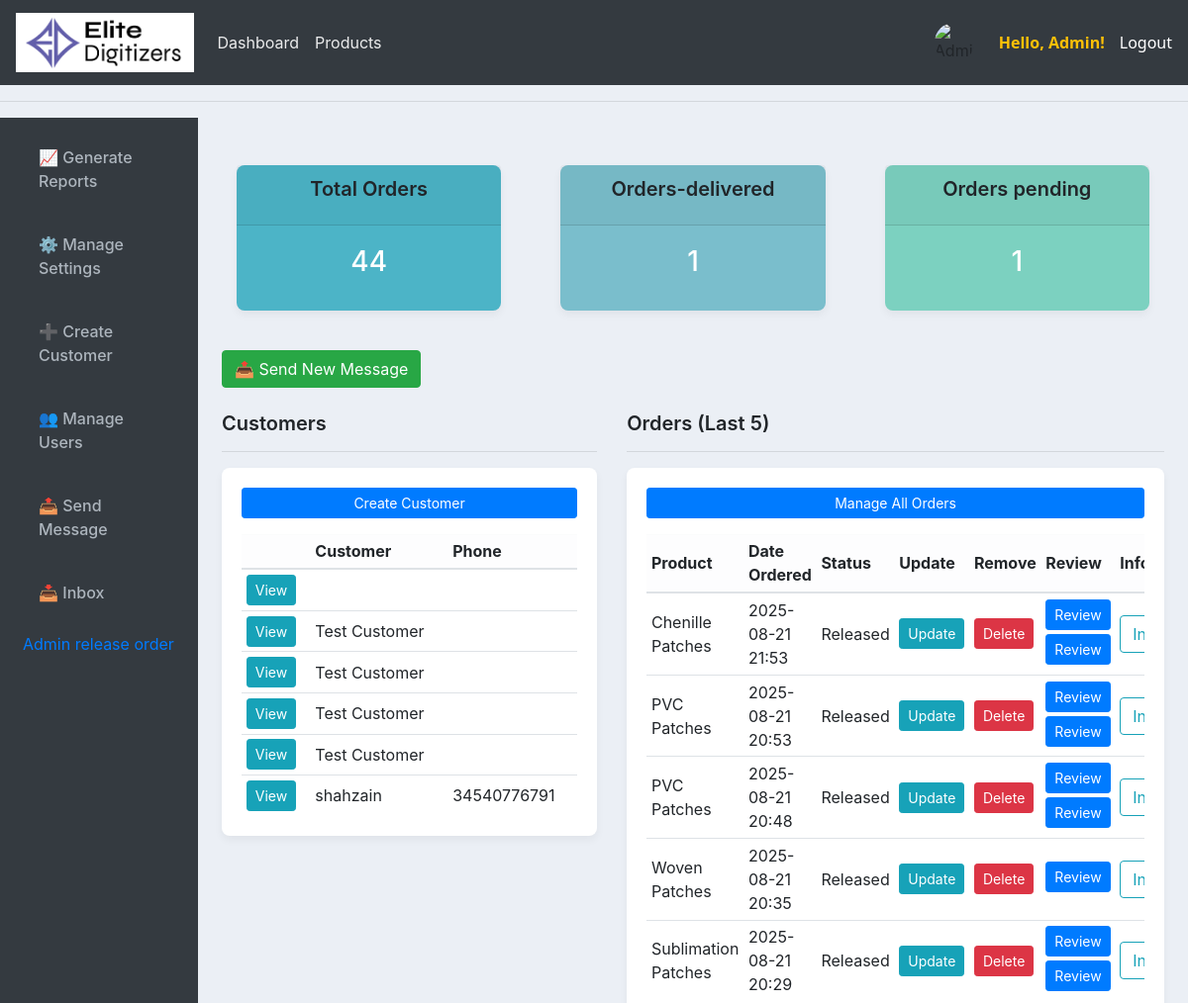
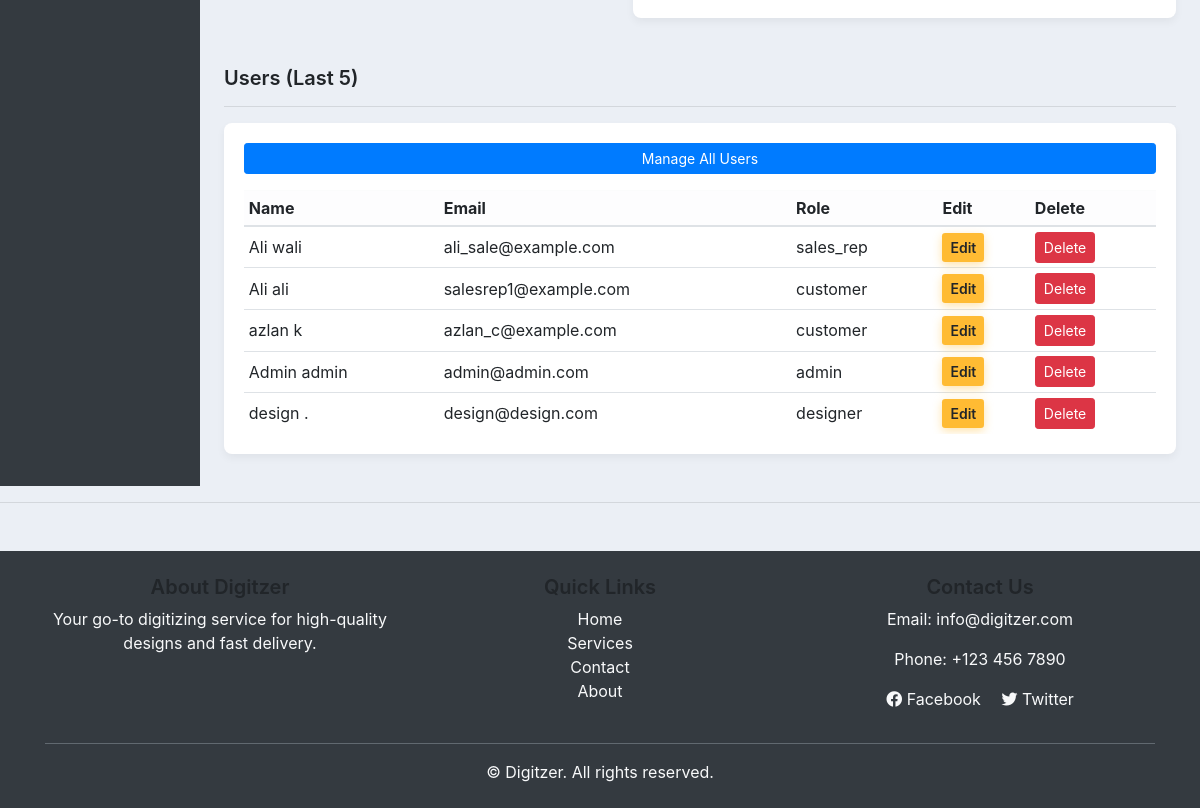
The app's page / (signed in) with its own data (2 pictures, top to bottom).
### accounts/models.py (models this page shows, shortened)
class Customer(models.Model):
    user = models.OneToOneField(User, null=True, blank=True, on_delete=models.CASCADE, related_name="customer_profile")
    name = models.CharField(max_length=200 )
    sales_rep = models.ForeignKey('SalesRepresentative', null=True, blank=True, on_delete=models.SET_NULL, related_name='assigned_customers')
    profile_pic = models.ImageField(
        upload_to='profile_pics/',  # Images will be saved in MEDIA_ROOT/profile_pics/
        null=True,
        blank=True,
        default='profile_pics/default.png'  # Default image path
    )
    phone = models.CharField(max_length=200)
    email = models.CharField(max_length=200)
    date_created = models.DateTimeField(auto_now_add=True, null=True)

class Order(models.Model):
    STATUS = (
        ('Pending', 'Pending'),
        ('Out for delivery', 'Out for delivery'),
        ('Delivered', 'Delivered'),
        ('Quote Requested', 'Quote Requested'),
        ('Active', 'Active'),
        ('Completed', 'Completed'),
        ('Released', 'Released'),
    )
    ORDER_TYPE = (
        ('Digitizing', 'Digitizing'),
        ('Vector', 'Vector'),
        ('Patch', 'Patch'),
        ('Quote', 'Quote'),
    )
    PAYMENT_STATUS = (
        ('Pending', 'Pending'),
        ('Paid', 'Paid'),
        ('Refunded', 'Refunded'),
    )
    REVIEW_STATUS = (
    ('Pending', 'Pending'),
    ('Approved', 'Approved'),
    ('Rejected', 'Rejected'),
    )
    PLACEMENT_CHOICES = [
        ('Apron', 'Apron'),
        ('Bags', 'Bags'),
        ('Cap', 'Cap'),
        ('Cap Side', 'Cap Side'),
        ('Cap Back', 'Cap Back'),
        ('Chest', 'Chest'),
        ('Gloves', 'Gloves'),
        ('Jacket Back', 'Jacket Back'),
        ('Patches', 'Patches'),
        ('Sleeve', 'Sleeve'),
        ('Towel', 'Towel'),
        ('Visor', 'Visor'),
        ('Other', 'Other'),
    ]
    FABRIC_CHOICES = [
        ('Blanket', 'Blanket'),
        ('Canvas', 'Canvas'),
        ('Canis', 'Canis'),
        ('Cotton Woven', 'Cotton Woven'),
        ('Denim', 'Denim'),
        ('Felt', 'Felt'),
        ('Flannel', 'Flannel'),
        ('Fleece', 'Fleece'),
        ('Leather', 'Leather'),
        ('Nylon', 'Nylon'),
        ('Pique', 'Pique'),
        ('Polyester', 'Polyester'),
        ('Silk', 'Silk'),
        ('Single Jersey', 'Single Jersey'),
        ('Towel', 'Towel'),
        ('Twill', 'Twill'),
        ('Other', 'Other'),
    ]
    FORMAT_CHOICES = [
        ('100', '100'),
        ('cdr', 'cdr'),
        ('cdn', 'cdn'),
        ('dsb', 'dsb'),
        ('dst', 'dst'),
        ('dsz', 'dsz'),
        ('emb', 'emb'),
        ('exp', 'exp'),
        ('jef', 'jef'),
        ('ksm', 'ksm'),
        ('ofm', 'ofm'),
        ('pes', 'pes'),
        ('pxf', 'pxf'),
        ('pof', 'pof'),
        ('tap', 'tap'),
        ('xxx', 'xxx'),
        ('other', 'Other'),
    ]
    customer = models.ForeignKey(Customer, on_delete=models.CASCADE)
    product = models.ForeignKey(Product, null=True, on_delete=models.SET_NULL)
    order_type = models.CharField(max_length=50, choices=ORDER_TYPE, null=True, blank=True)
    date_created = models.DateTimeField(auto_now_add=True, null=True)
    status = models.CharField(max_length=200, null=True, choices=STATUS)
    Additional_information = models.TextField(blank=True, null=True)
    design_file = models.FileField(upload_to='designs/', null=True, blank=True)
    invoice_file = models.FileField(upload_to='invoices/', null=True, blank=True)
    quantity = models.PositiveIntegerField(default=1)
    fabric_material = models.CharField(max_length=100, blank=True, null=True, choices=FABRIC_CHOICES)
    Required_Format = models.CharField(max_length=100, blank=True, null=True, default='DST', choices=FORMAT_CHOICES)
    urgent = models.BooleanField(default=False)
    price = models.DecimalField(max_digits=10, decimal_places=2, blank=True, null=True, default=0.00)
    Height = models.CharField(max_length=100, blank=True, null=True, default='standard')
    Width = models.CharField(max_length=100, blank=True, null=True, default='standard')
    total_colors = models.PositiveIntegerField(null=True ,blank=True)
    turnaround_time = models.CharField(max_length=100, blank=True, null=True)
    placement = models.CharField(max_length=100, blank=True, null=True, choices=PLACEMENT_CHOICES)
    released = models.BooleanField(default=False)  # For release_projects
    payment_status = models.CharField(max_length=20, choices=PAYMENT_STATUS, default='Pending')  # For follow-up payments
    date_completed = models.DateTimeField(null=True, blank=True)  # Optional: track completion time
    review_status = models.CharField(max_length=20, choices=REVIEW_STATUS, default='Pending')
    review_comment = models.TextField(blank=True, null=True)
    design_file = models.FileField(upload_to='designs/', blank=True, null=True)
    assigned_designer = models.ForeignKey(User, on_delete=models.SET_NULL, null=True, blank=True, related_name='designer_orders')

class Product(models.Model):
    CATEGORY = (
        ('Indoor', 'Indoor'),
        ('Out Door', 'Out Door'),
    )
    name = models.CharField(max_length=200)
    price = models.FloatField(null=True)
    category = models.CharField(max_length=200, null=True, choices=CATEGORY)
    image = models.ImageField(upload_to='products/',null=True, blank=True)
    description = models.CharField(max_length=200)
    date_created = models.DateTimeField(auto_now_add=True, null=True)
    tags = models.ManyToManyField(Tag)
    def __str__(self):
        return self.name

class UploadedFile(models.Model):
    order = models.ForeignKey(Order, on_delete=models.CASCADE, related_name="files")
    file = models.FileField(upload_to='uploads/')
    uploaded_at = models.DateTimeField(auto_now_add=True)
    uploaded_by = models.ForeignKey(User, null=True, blank=True, on_delete=models.SET_NULL)

### accounts/decorators.py (the view)
    def wrapper_func(request, *args, **kwargs):
        group = None
        if request.user.groups.exists():
            group = request.user.groups.all()[0].name
        if group == 'customer':
            return redirect('user-page')
        elif group == 'sales_rep':
            return redirect('sales-dashboard')
        elif group == 'designer':
            return redirect('designer-dashboard')
        elif group == 'admin':
            return view_func(request, *args, **kwargs)
        else:
            return HttpResponse("You are not authorized to view this page.")

### templates/accounts/dashboard.html (shortened to what this page needs)
{% extends 'accounts/main.html' %}
{% block content %}
<div class="container-fluid">
    <div class="row">
        <nav class="col-md-3 col-lg-2 d-md-block sidebar">
            <div class="sidebar-sticky px-2">
                <ul class="nav flex-column">
                    <li class="nav-item mb-3">
                        <a class="nav-link" href="{% url 'report_view' %}">📈 Generate Reports</a>
                    </li>
                    <li class="nav-item mb-3">
                        <a class="nav-link" href="{% url 'manage_settings' %}">⚙️ Manage Settings</a>
                    </li>
                    <li class="nav-item mb-3">
                        <a class="nav-link" href="{% url 'create_customer' %}">➕ Create Customer</a>
                    </li>
                    <li class="nav-item mb-3">
                        <a class="nav-link" href="{% url 'manage_users' %}">👥 Manage Users</a>
                    </li>
                    <li class="nav-item mb-3">
                        <a href="{% url 'admin_send_message' %}" class="nav-link">📤 Send Message</a>
                    </li>
                    <li class="nav-item mb-3">
                        <a href="{% url 'admin_inbox' %}" class="nav-link">
                            📥 Inbox
                        </a>
                    </li>
                    <li class="nav-item mb-3">
                        <a href="{% url 'admin_release_orders' %}">Admin release order</a>
                    </li>
                </ul>
            </div>
        </nav>
        <main class="col-md-9 col-lg-10 px-md-4">
            {% include 'accounts/status.html' %}
            <br>
            <div class="mb-4">
                <a href="{% url 'admin_send_message' %}" class="btn btn-success">
                    📤 Send New Message
                </a>
            </div>
            <div class="row g-4">
                <div class="col-md-5">
                    <h5>Customers</h5>
                    <hr>
                    <div class="card card-body">
                        <a href="{% url 'create_customer' %}" class="btn btn-primary btn-sm btn-block mb-3">Create Customer</a>
                        <div class="table-responsive">
                            <table class="table table-sm table-hover align-middle">
                                <thead class="table-light">
                                    <tr>
                                        <th></th>
                                        <th>Customer</th>
                                        <th>Phone</th>
                                    </tr>
                                </thead>
                                <tbody>
                                    {% for customer in customers %}
                                    <tr>
                                        <td><a class="btn btn-sm btn-info" href="{% url 'customer_orders' customer.id 'all' %}">View</a></td>
                                        <td>{{ customer.name }}</td>
                                        <td>{{ customer.phone }}</td>
                                    </tr>
                                    {% empty %}
                                    <tr>
                                        <td colspan="3" class="text-center text-muted">No customers found.</td>
                                    </tr>
                                    {% endfor %}
                                </tbody>
                            </table>
                        </div>
                    </div>
                </div>
                <div class="col-md-7">
                    <h5>Orders (Last 5)</h5>
                    <hr>
                    <div class="card card-body">
                        <a href="{% url 'manage_orders' %}" class="btn btn-primary btn-sm mb-3">Manage All Orders</a>
                        <div class="table-responsive">
                            <table class="table table-sm table-hover align-middle">
                                <thead class="table-light">
                                    <tr>
                                        <th>Product</th>
                                        <th>Date Ordered</th>
                                        <th>Status</th>
                                        <th>Update</th>
                                        <th>Remove</th>
                                        <th>Review</th>
                                        <th>Info</th>
                                    </tr>
                                </thead>
                                <tbody>
                                    {% for order in orders %}
                                    <tr>
                                        <td>{{ order.product }}</td>
                                        <td>{{ order.date_created|date:"Y-m-d H:i" }}</td>
                                        <td>{{ order.status }}</td>
                                        <td><a class="btn btn-sm btn-info" href="{% url 'update_order' order.id %}">Update</a></td>
                                        <td><a class="btn btn-sm btn-danger" href="{% url 'delete_order' order.id %}">Delete</a></td>
                                        <td>
                                            {% for file in order.files.all %}
                                            <a href="{% url 'review_file' file.id %}" class="btn btn-sm btn-primary mb-1">Review</a>
                                            {% empty %}
                                            <span class="text-muted">No files</span>
                                            {% endfor %}
                                        </td>
                                        <td>
                                            <a class="btn btn-outline-info" href="{% url 'customer_orders' order.customer.id 'all' %}">Info</a>
                                        </td>
                                    </tr>
                                    {% empty %}
                                    <tr>
                                        <td colspan="7" class="text-center text-muted">No orders found.</td>
                                    </tr>
                                    {% endfor %}
                                </tbody>
                            </table>
                        </div>
                    </div>
                </div>
            </div>
            <div class="row mt-5">
                <div class="col-12">
                    <h5>Users (Last 5)</h5>
                    <hr>
                    <div class="card card-body">
                        <a href="{% url 'manage_users' %}" class="btn btn-primary btn-sm mb-3">Manage All Users</a>
                        <div class="table-responsive">
                            <table class="table table-sm table-hover align-middle">
                                <thead class="table-light">
                                    <tr>
                                        <th>Name</th>
                                        <th>Email</th>
                                        <th>Role</th>
                                        <th>Edit</th>
                                        <th>Delete</th>
                                    </tr>
                                </thead>
                                <tbody>
                                    {% for user in users %}
                                    <tr>
                                        <td>{{ user.first_name }} {{ user.last_name }}</td>
                                        <td>{{ user.email }}</td>
                                        <td>{{ user.groups.first.name }}</td>
                                        <td><a href="{% url 'edit_user' user.id %}" class="btn btn-sm btn-warning">Edit</a></td>
                                        <td><a href="{% url 'delete_user' user.id %}" class="btn btn-sm btn-danger">Delete</a></td>
                                    </tr>
                                    {% empty %}
                                    <tr>
                                        <td colspan="5" class="text-center text-muted">No users found.</td>
                                    </tr>
                                    {% endfor %}
                                </tbody>
                            </table>
                        </div>
                    </div>
                </div>
            </div>
        </main>
    </div>
</div>
{% endblock %}

### templates/accounts/navbar.html (shortened to what this page needs)
{% load static %}
<nav class="navbar navbar-expand-lg navbar-dark bg-dark">
  <a class="navbar-brand" href="{% url 'home' %}">
    <img src="{% static 'images/elite_d.png' %}" alt="Elite Digitizers Logo" class="logo-img">
  </a>
  <div class="collapse navbar-collapse" id="navbarNav">
    <ul class="navbar-nav">
      {% if request.user.groups.all.0.name == 'admin' %}
      <li class="nav-item">
        <a class="nav-link" href="{% url 'home' %}">Dashboard</a>
      </li>
      <li class="nav-item">
        <a class="nav-link" href="{% url 'products' %}">Products</a>
      </li>
      {% else %}
      <li class="nav-item">
        <a class="nav-link" href="{% url 'account' %}">Settings</a>
      </li>
      {% endif %}
    </ul>
  </div>
  <div class="d-flex align-items-center">
  {% if user.is_authenticated %}
    <div class="d-flex align-items-center ms-3">
      {% if user.customer_profile and user.customer_profile.profile_pic %}
        <img src="{{ user.customer_profile.profile_pic.url }}"
             alt="{{ user.first_name }}"
             class="rounded-circle"
             style="height:40px; width:40px; object-fit:cover; margin-right:10px;">
      {% else %}
        <img src="{{ MEDIA_URL }}profile_pics/default.png"
             alt="{{ user.first_name }}"
             class="rounded-circle"
             style="height:40px; width:40px; object-fit:cover; margin-right:10px;">
      {% endif %}
      <span class="hello-msg">Hello, {{ user.first_name }}!</span>
    </div>
    <span class="hello-msg ms-3">
      <a class="logout-link" href="{% url 'logout' %}">Logout</a>
    </span>
  {% endif %}
</div>
</nav>

### records on screen
Customer: name "Test Customer"
Customer: name "Test Customer"
Customer: name "Test Customer"
Customer: name "Test Customer"
Customer: name "shahzain", phone "34540776791"
Order: product "Chenille Patches", date_created "2025-08-21 21:53", status "Released"
Order: product "PVC Patches", date_created "2025-08-21 20:53", status "Released"
Order: product "PVC Patches", date_created "2025-08-21 20:48", status "Released"
Order: product "Woven Patches", date_created "2025-08-21 20:35", status "Released"
Order: product "Sublimation Patches", date_created "2025-08-21 20:29", status "Released"

### other values on screen
{{ user.first_name }} "Admin"
{{ total_order }} "44"
{{ delivered }} "1"
{{ pending }} "1"
{{ user.first_name }} "Ali"
{{ user.last_name }} "wali"
{{ user.email }} "ali_sale@example.com"
{{ user.groups.first.name }} "sales_rep"
{{ user.last_name }} "ali"
{{ user.email }} "salesrep1@example.com"
{{ user.groups.first.name }} "customer"
{{ user.first_name }} "azlan"
{{ user.last_name }} "k"
{{ user.email }} "azlan_c@example.com"
{{ user.last_name }} "admin"
